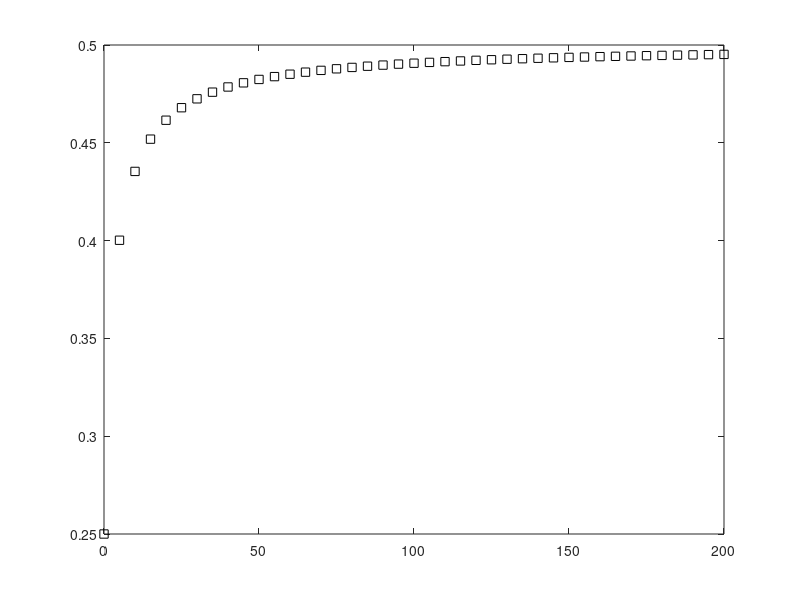

MATLAB code to generate this figure:
x = [];
n = 0:5:200;
for iterator = 0:200

    if iterator == 0
        x(iterator + 1) = 0.25;
        continue;
    end

    x(iterator+1) = x(iterator)^2 + 0.25; 
end

x_konacno = x(1:5: end );
figure(2)
plot( n, x_konacno, 'ks' );

%%%%%%%%%%%%%%Provera samo%%%%%%%%%%%%%%
% length(x_konacno);
% length(0:5:200);
%%%%%%%%%%%%%%%%%%%%%%%%%%%%%%%%%%%%%%%%